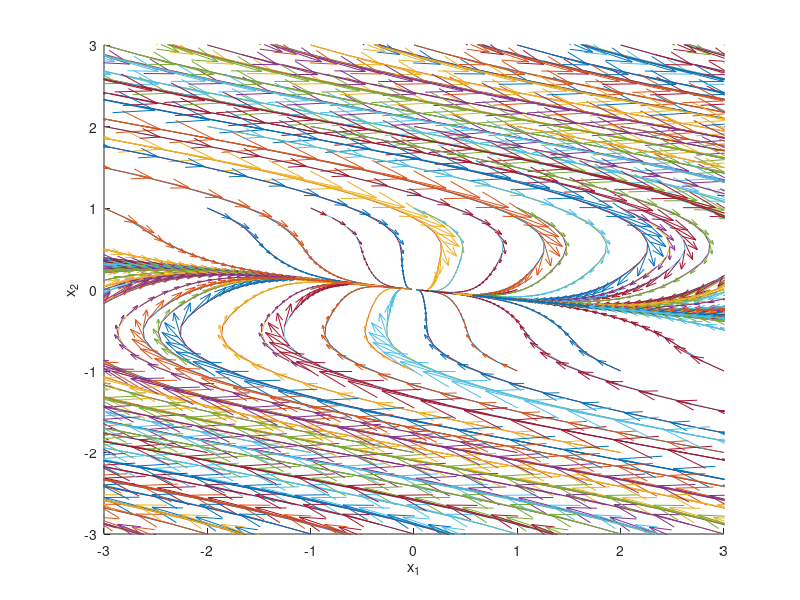

The MATLAB source for this figure:
function phase_portraits()
close all
clc

tspan = linspace(0,5,50);
f = figure;
xlabel('x_1')
ylabel('x_2')
hold on
for x10 = -5:1:5
    for x20 = -5:1:5
        xinitials = [x10;x20];
        [tout,sout] = ode45(@derivatives,tspan,xinitials);
        x1out = sout(:,1);
        x2out = sout(:,2);
        plot(x1out,x2out)
        u = gradient(x1out);v = gradient(x2out);quiver(x1out,x2out,u,v);
        axis([-3 3 -3 3])
        drawnow
    end
end

function dsdt = derivatives(t,s)
global del_max v lf lr
del_max = 30*pi/180;
v = 5;
L = 7*.3048; %wheelbase
l_fl_r = 0.85; %a/b
lr = L/(1+l_fl_r);
lf = L-lr;
e_ct = s(1);
yaw = s(2);

k = 0.5;
del = yaw+atan((k*e_ct)/(v));
if abs(del) < del_max
    del = yaw+atan((k*e_ct)/(v));
elseif del >= del_max
    del = del_max;
elseif del <= -del_max
    del = -del_max;
end

e_ct_dot = v*sin(yaw-del);
yaw_dot = -(v*sin(del))/(lf+lr);
dsdt = [e_ct_dot; yaw_dot];

